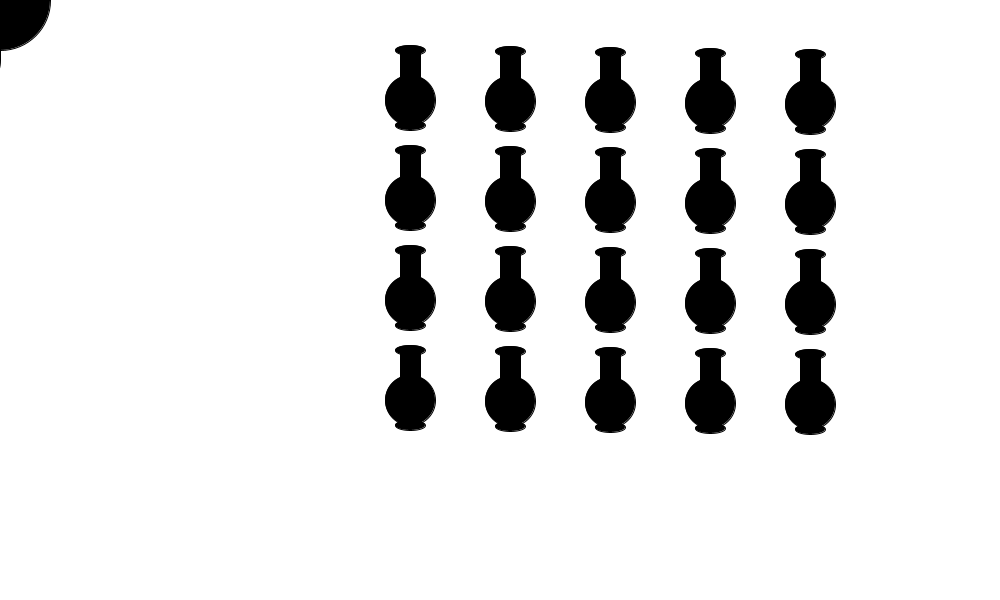
Frame 1 (no input)
Frame 60 (the mouse pressed at the canvas centre just before this capture): identical to frame 1, image omitted
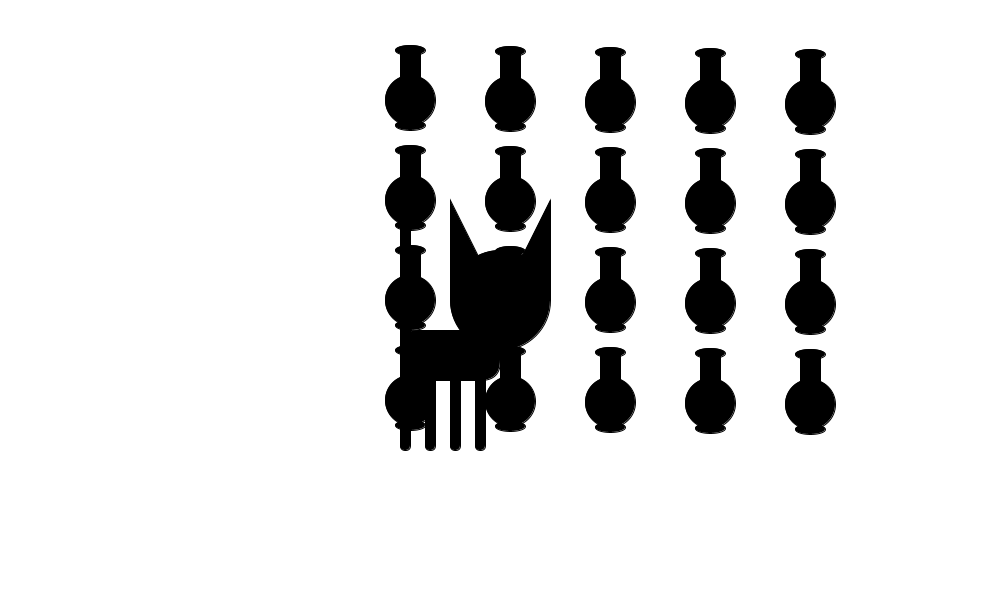
Frame 120 (the mouse held since frame 60 and released just before this capture)

The Processing sketch that drew these frames (run headless with seeded random() and noise(); from frame 60 on, the mouse is pressed at the canvas centre):

// Processing sketch: Bad_Kitty_8
// ── Bad_Kitty_8.pde
//move cat over jars to knock them down

Jars[] jars=new Jars[5];

void setup() {
  size(1000, 600);
  for (int i=0; i<jars.length; i++) {
    jars[i]=new Jars();
  }
}
void draw() {
  background(255);
  for (int i=0; i<jars.length; i++) {
    jars[i].makeJar(i*100, i);
    jars[i].makeJar(i*100, i+100);
    jars[i].makeJar(i*100, i+200);
    jars[i].makeJar(i*100, i+300);
    jars[i].hover(i,i,mouseX,mouseY);
    if(mouseX>i&&mouseX<i+60&&mouseY>i&&mouseY<i+60){
    jars[i].hover(i,i++,mouseX,mouseY);
    }
  }
  kitty();
}

void kitty() {
  fill(0);
  ellipse(mouseX, mouseY, 100, 100);
  triangle(mouseX-50, mouseY-100, mouseX-50, mouseY, mouseX, mouseY);
  triangle(mouseX+50, mouseY-100, mouseX+50, mouseY, mouseX, mouseY);
  rect(mouseX-100, mouseY+30, 100, 50, 20);
  rect(mouseX-100, mouseY-100, 10, 250, 20);
  rect(mouseX-25, mouseY+50, 10, 100, 20);
  rect(mouseX-50, mouseY+50, 10, 100, 20);
  rect(mouseX-75, mouseY+50, 10, 100, 20);
}
class Jars {
  int y;  
  int x;
  boolean fall;
  float speed;
  Jars() {
    y=0;
    x=0;
    fall=false;
    speed=1;
  }
  void makeJar(int x, int y) {    
    fill(0);
    rect(400+x, 50+y, 20, 50);
    ellipse(410+x, 100+y, 50, 50);
    ellipse(410+x, 50+y, 30, 10);
    ellipse(410+x, 125+y, 30, 10);
  }
  void hover (int x,int y,int mx,int my) {
    if(x>mx&&x<mx+x+60&&my>y&&my<y+30){
    fall=true;
  }else{y++;
fall=false;
}
  
}}
